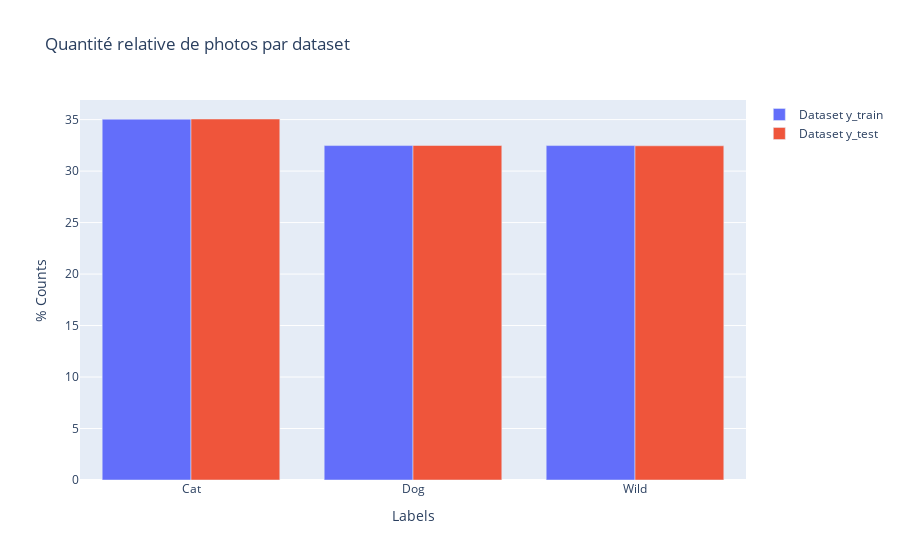

Notebook source saved alongside this figure:
### Code cell
unique_ytrain, counts_ytrain = np.unique(y_train_bis, return_counts=True)
unique_ytest, counts_ytest = np.unique(y_test_bis, return_counts=True)

trace1 = go.Bar(y=100*counts_ytrain/len(y_train_bis), x=unique_ytrain, name='Dataset y_train')
trace2 = go.Bar(y=100*counts_ytest/len(y_test_bis), x=unique_ytest, name='Dataset y_test')

data = [trace1, trace2]
layout = dict(title = 'Quantité relative de photos par dataset', yaxis = dict(title = '% Counts'), xaxis = dict(title = 'Labels'))
fig = dict(data = data, layout = layout)
iplot(fig)

### Figure 1 — Plotly figure (JSON) as saved in the notebook; plotly's stock layout.template omitted (floating-point values rounded to 4 significant figures)
{"data": [{"name": "Dataset y_train", "type": "bar", "x": ["Cat", "Dog", "Wild"], "y": [35.04, 32.48, 32.48]}, {"name": "Dataset y_test", "type": "bar", "x": ["Cat", "Dog", "Wild"], "y": [35.06, 32.49, 32.46]}], "layout": {"title": {"text": "Quantité relative de photos par dataset"}, "xaxis": {"title": {"text": "Labels"}}, "yaxis": {"title": {"text": "% Counts"}}}}
